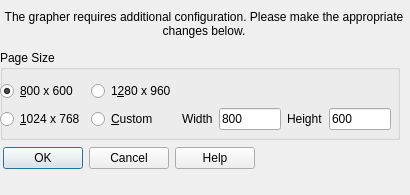
<?xml version="1.0" encoding="UTF-8"?>
<ui version="4.0">
 <class>graphDialog</class>
 <widget class="QDialog" name="graphDialog">
  <property name="geometry">
   <rect>
    <x>0</x>
    <y>0</y>
    <width>410</width>
    <height>195</height>
   </rect>
  </property>
  <property name="minimumSize">
   <size>
    <width>410</width>
    <height>195</height>
   </size>
  </property>
  <property name="windowTitle">
   <string>Dialog</string>
  </property>
  <widget class="QLabel" name="title">
   <property name="geometry">
    <rect>
     <x>4</x>
     <y>4</y>
     <width>400</width>
     <height>40</height>
    </rect>
   </property>
   <property name="minimumSize">
    <size>
     <width>400</width>
     <height>40</height>
    </size>
   </property>
   <property name="text">
    <string>&lt;html&gt;&lt;head/&gt;&lt;body&gt;&lt;p&gt;The grapher requires additional configuration. Please make the appropriate changes below.&lt;/p&gt;&lt;/body&gt;&lt;/html&gt;</string>
   </property>
   <property name="alignment">
    <set>Qt::AlignCenter</set>
   </property>
   <property name="wordWrap">
    <bool>true</bool>
   </property>
  </widget>
  <widget class="QGroupBox" name="pageBox">
   <property name="geometry">
    <rect>
     <x>0</x>
     <y>50</y>
     <width>400</width>
     <height>90</height>
    </rect>
   </property>
   <property name="minimumSize">
    <size>
     <width>400</width>
     <height>90</height>
    </size>
   </property>
   <property name="title">
    <string>Page Size</string>
   </property>
   <widget class="QWidget" name="layoutWidget">
    <property name="geometry">
     <rect>
      <x>0</x>
      <y>30</y>
      <width>391</width>
      <height>51</height>
     </rect>
    </property>
    <layout class="QGridLayout" name="gridLayout">
     <item row="0" column="0">
      <widget class="QRadioButton" name="smallSizeButton">
       <property name="text">
        <string>&amp;800 x 600</string>
       </property>
       <property name="checked">
        <bool>true</bool>
       </property>
      </widget>
     </item>
     <item row="0" column="1">
      <widget class="QRadioButton" name="largeSizeButton">
       <property name="text">
        <string>1&amp;280 x 960</string>
       </property>
      </widget>
     </item>
     <item row="1" column="0">
      <widget class="QRadioButton" name="mediumSizeButton">
       <property name="text">
        <string>&amp;1024 x 768</string>
       </property>
      </widget>
     </item>
     <item row="1" column="1">
      <widget class="QRadioButton" name="customSizeButton">
       <property name="text">
        <string>&amp;Custom</string>
       </property>
      </widget>
     </item>
     <item row="1" column="2">
      <layout class="QHBoxLayout" name="customSizeLayout">
       <item>
        <widget class="QLabel" name="widthLabel">
         <property name="text">
          <string>Width</string>
         </property>
        </widget>
       </item>
       <item>
        <widget class="QLineEdit" name="widthValue">
         <property name="text">
          <string>800</string>
         </property>
        </widget>
       </item>
       <item>
        <widget class="QLabel" name="heightLabel">
         <property name="text">
          <string>Height</string>
         </property>
        </widget>
       </item>
       <item>
        <widget class="QLineEdit" name="heightValue">
         <property name="text">
          <string>600</string>
         </property>
        </widget>
       </item>
      </layout>
     </item>
    </layout>
   </widget>
  </widget>
  <widget class="QWidget" name="">
   <property name="geometry">
    <rect>
     <x>3</x>
     <y>142</y>
     <width>391</width>
     <height>32</height>
    </rect>
   </property>
   <layout class="QHBoxLayout" name="ButtonLayout">
    <item>
     <widget class="QDialogButtonBox" name="buttonBox">
      <property name="minimumSize">
       <size>
        <width>240</width>
        <height>30</height>
       </size>
      </property>
      <property name="orientation">
       <enum>Qt::Horizontal</enum>
      </property>
      <property name="standardButtons">
       <set>QDialogButtonBox::Cancel|QDialogButtonBox::Help|QDialogButtonBox::Ok</set>
      </property>
     </widget>
    </item>
    <item>
     <spacer name="horizontalSpacer_2">
      <property name="orientation">
       <enum>Qt::Horizontal</enum>
      </property>
      <property name="sizeHint" stdset="0">
       <size>
        <width>68</width>
        <height>20</height>
       </size>
      </property>
     </spacer>
    </item>
   </layout>
  </widget>
 </widget>
 <resources/>
 <connections>
  <connection>
   <sender>buttonBox</sender>
   <signal>accepted()</signal>
   <receiver>graphDialog</receiver>
   <slot>accept()</slot>
   <hints>
    <hint type="sourcelabel">
     <x>248</x>
     <y>254</y>
    </hint>
    <hint type="destinationlabel">
     <x>157</x>
     <y>274</y>
    </hint>
   </hints>
  </connection>
  <connection>
   <sender>buttonBox</sender>
   <signal>rejected()</signal>
   <receiver>graphDialog</receiver>
   <slot>reject()</slot>
   <hints>
    <hint type="sourcelabel">
     <x>316</x>
     <y>260</y>
    </hint>
    <hint type="destinationlabel">
     <x>286</x>
     <y>274</y>
    </hint>
   </hints>
  </connection>
 </connections>
</ui>
